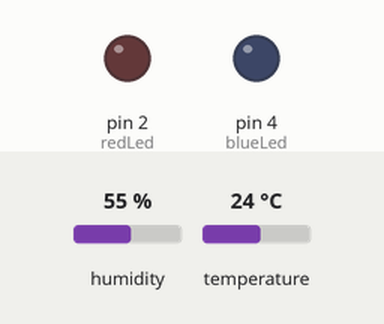
This sketch was run on a simulated Arduino Uno, built with avr-gcc and run on an emulated ATmega328P. Shown: output pins drawn as LEDs (lit = HIGH). Inputs (shaded band) come from the test bench; at power-on: humidity 55 %, temperature 24 °C.

Above: at 4.8 s.
4.9 s: humidity set to 59 %
7.9 s: humidity set to 62 %
At 8.8 s:
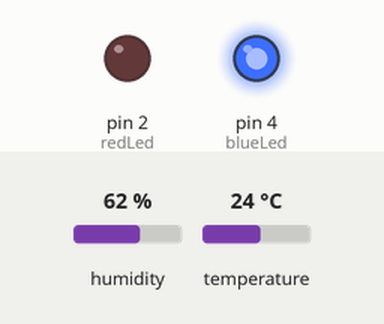
10.9 s: temperature set to 34.6 °C
13.9 s: temperature set to 35.4 °C
At 15.2 s:
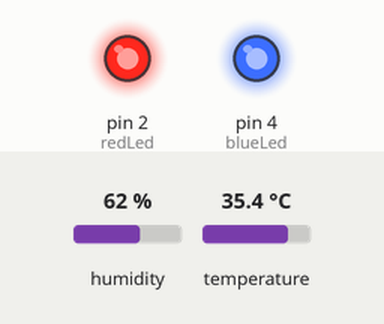
16.9 s: humidity set to 22 %
At 18.6 s:
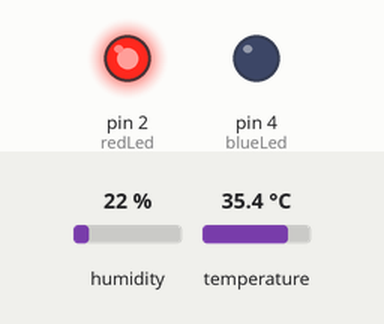
19.9 s: humidity set to 68 %
At 20.3 s:
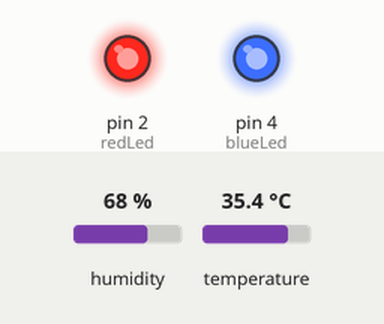
Timing chart, 0 to 22.9 s (numbered marks = the images above; inputs shaded):
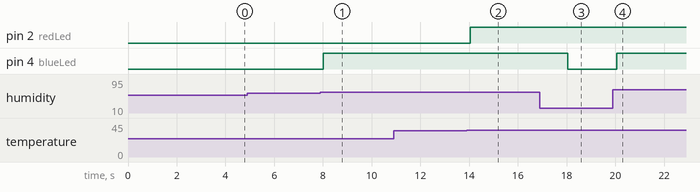

Measured:
- the behaviour switches between 60 and 61 % on humidity (found by bisection; images 0 and 1)
- the behaviour switches between 35 and 35.1 °C on temperature (found by bisection; images 1 and 2)
- after the input at 4.9 s, every drawn part: stays the same
- after the input at 7.9 s, pin 4 (blueLed): LOW → HIGH after 0.12 s
- after the input at 10.9 s, every drawn part: stays the same
- after the input at 13.9 s, pin 2 (redLed): LOW → HIGH after 0.14 s
- after the input at 16.9 s, pin 4 (blueLed): HIGH → LOW after 1.1 s
- after the input at 19.9 s, pin 4 (blueLed): LOW → HIGH after 0.15 s

The sketch:

sketch.ino
```cpp
#include <DHT.h>

#define DHTPIN 9
#define DHTTYPE DHT22
DHT dht(DHTPIN, DHTTYPE);

int redLed = 2;
int blueLed = 4;

void setup() {
  Serial.begin(9600);
  dht.begin();

  pinMode(redLed, OUTPUT);
  pinMode(blueLed, OUTPUT);
}

void loop() {
  delay(2000);

  float t = dht.readTemperature();
  float h = dht.readHumidity();

  if (isnan(t) || isnan(h)) {
    Serial.println("Failed to read from DHT sensor!");
    return;
  }

  if (h > 60.0) {
    digitalWrite(blueLed, HIGH);
  } else {
    digitalWrite(blueLed, LOW);
  }

  if (t > 35.0) {
    digitalWrite(redLed, HIGH);
  } else {
    digitalWrite(redLed, LOW);
  }
}
```
